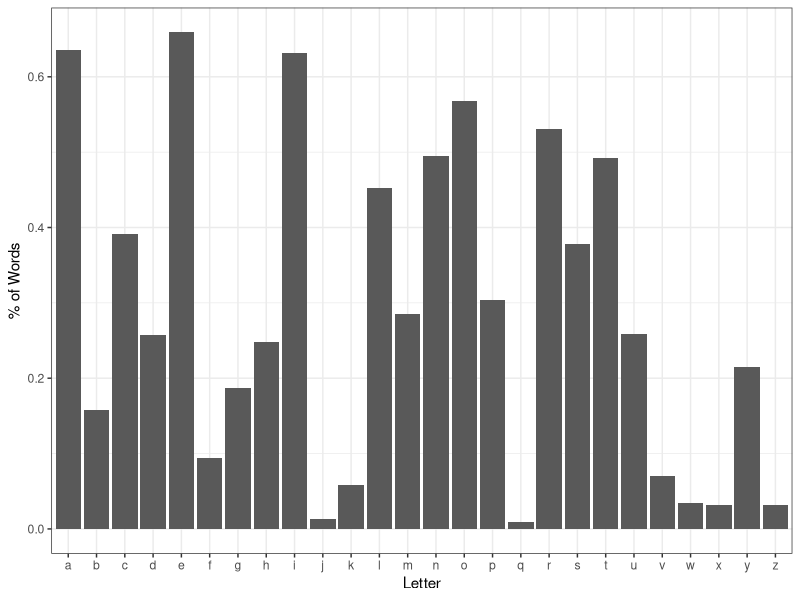

Write the R code that produced this figure.
words <- readLines("words.txt")
total_words <- length(words)

letters_df <- data.frame(letters)
letters_df <- cbind(proportion = 0, letters_df)

for (i in 1:26){
  
  letters_df$proportion[i] = sum(grepl(letters_df$letters[i], words)) / total_words
  
}

library(ggplot2)

letters_plot <- ggplot(data = letters_df, aes(x = letters, y = proportion)) +
  geom_bar(stat = "identity") +
  labs(x = "Letter", y = "% of Words") +
  theme_bw()

ggsave("letters.png", letters_plot)
